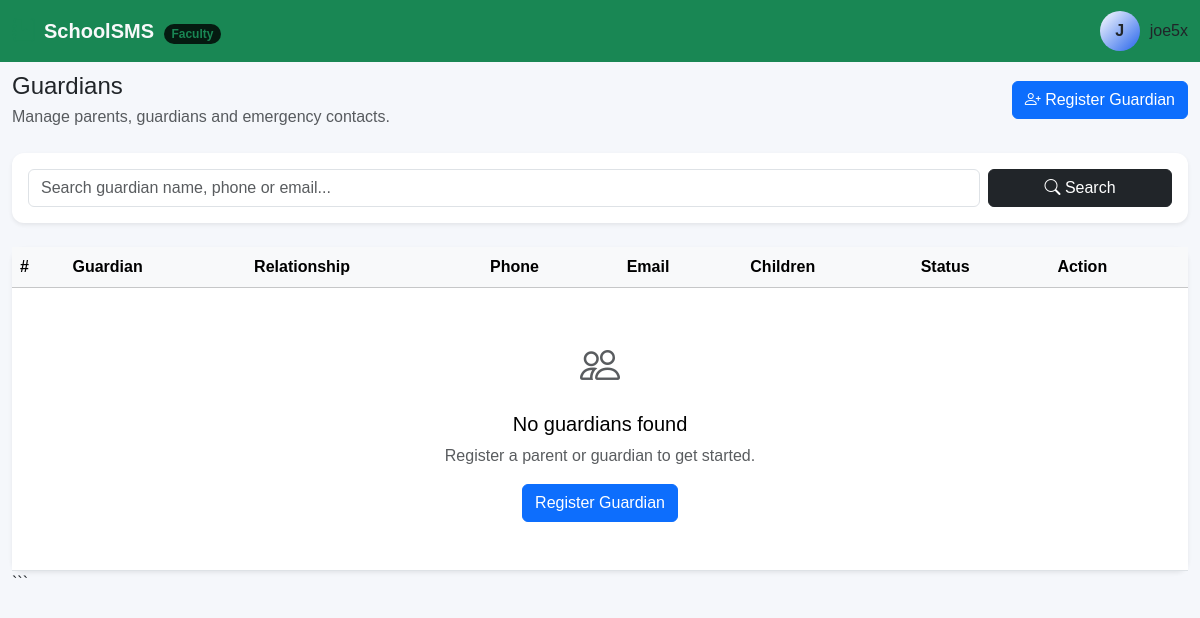
The page /students/guardians/ (signed in) on the database as committed earlier.
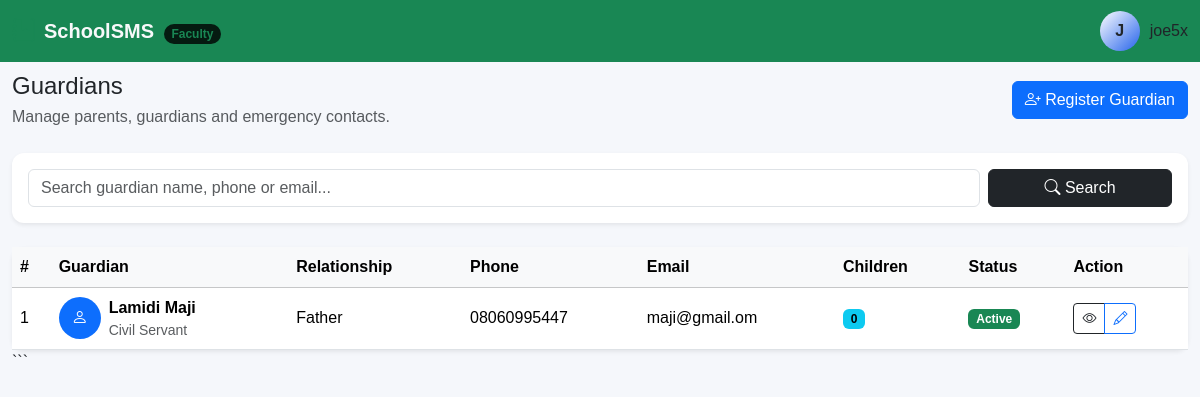
The same page on the database as committed later.
### students/models.py (models this page shows, shortened)
class Guardian(models.Model):
    class Relationship(models.TextChoices):
        FATHER = "father", "Father"
        MOTHER = "mother", "Mother"
        GUARDIAN = "guardian", "Guardian"
        UNCLE = "uncle", "Uncle"
        AUNT = "aunt", "Aunt"
        GRANDFATHER = "grandfather", "Grandfather"
        GRANDMOTHER = "grandmother", "Grandmother"
        OTHER = "other", "Other"
    school = models.ForeignKey(
        "schools.School",
        on_delete=models.CASCADE,
        related_name="guardians",
    )
    first_name = models.CharField(
        max_length=100,
    )
    last_name = models.CharField(
        max_length=100,
    )
    phone = models.CharField(
        max_length=30,
    )
    alternative_phone = models.CharField(
        max_length=30,
        blank=True,
    )
    email = models.EmailField(
        blank=True,
    )
    address = models.TextField(
        blank=True,
    )
    occupation = models.CharField(
        max_length=150,
        blank=True,
    )
    relationship = models.CharField(
        max_length=30,
        choices=Relationship.choices,
        default=Relationship.GUARDIAN,
    )
    is_active = models.BooleanField(
        default=True,
    )
    created_at = models.DateTimeField(
        auto_now_add=True,
    )
    updated_at = models.DateTimeField(
        auto_now=True,
    )
    class Meta:
        ordering = [
            "last_name",
            "first_name",
        ]
    @property
    def full_name(self):
        return (
            f"{self.first_name} "
            f"{self.last_name}"
        )

### students/views.py (the view, shortened to what this page needs)
@login_required
def guardian_list(request):
    guardians = (
        Guardian.objects
        .select_related("school")
        .prefetch_related(
            "students__student",
        )
        .filter(
            is_active=True,
        )
        .order_by(
            "last_name",
            "first_name",
        )
    )
    query = request.GET.get(
        "q",
        "",
    ).strip()
    return render(
        request,
        "students/guardian_list.html",
        {
            "guardians": guardians,
            "query": query,
        },
    )

### templates/students/guardian_list.html (shortened to what the changed rows need)
{% extends "base.html" %}
{% block content %}
<div class="container-fluid">
<div class="card border-0 shadow-sm">
    <div class="table-responsive">
        <table class="table table-hover align-middle mb-0">
            <thead class="table-light">
                <tr>
                    <th>#</th>
                    <th>Guardian</th>
                    <th>Relationship</th>
                    <th>Phone</th>
                    <th>Email</th>
                    <th>Children</th>
                    <th>Status</th>
                    <th>Action</th>
                </tr>
            </thead>
            <tbody>
                {% for guardian in guardians %}
                <tr>
                    <td>
                        {{ forloop.counter }}
                    </td>
                    <td>
                        <div class="d-flex align-items-center">
                            <div
                                class="rounded-circle bg-primary text-white d-flex align-items-center justify-content-center me-2"
                                style="width:42px;height:42px;"
                            >
                                <i class="bi bi-person"></i>
                            </div>
                            <div>
                                <strong>
                                    {{ guardian.full_name }}
                                </strong>
                                <div class="small text-muted">
                                    {{ guardian.occupation|default:"Guardian" }}
                                </div>
                            </div>
                        </div>
                    </td>
                    <td>
                        {{ guardian.get_relationship_display }}
                    </td>
                    <td>
                        {{ guardian.phone }}
                    </td>
                    <td>
                        {{ guardian.email|default:"-" }}
                    </td>
                    <td>
                        <span class="badge text-bg-info">
                            {{ guardian.students.all|length }}
                        </span>
                    </td>
                    <td>
                        {% if guardian.is_active %}
                            <span class="badge text-bg-success">
                                Active
                            </span>
                        {% else %}
                            <span class="badge text-bg-secondary">
                                Inactive
                            </span>
                        {% endif %}
                    </td>
                    <td>
                        <div class="btn-group">
                            <a
                                href="{% url 'students:guardian_detail' guardian.pk %}"
                                class="btn btn-sm btn-outline-dark"
                                title="View"
                            >
                                <i class="bi bi-eye"></i>
                            </a>
                            <a
                                href="{% url 'students:guardian_update' guardian.pk %}"
                                class="btn btn-sm btn-outline-primary"
                                title="Edit"
                            >
                                <i class="bi bi-pencil"></i>
                            </a>
                        </div>
                    </td>
                </tr>
                {% empty %}
                <tr>
                    <td
                        colspan="8"
                        class="text-center py-5"
                    >
                        <i class="bi bi-people fs-1 text-muted"></i>
                        <h5 class="mt-3">
                            No guardians found
                        </h5>
                        <p class="text-muted">
                            Register a parent or guardian to get started.
                        </p>
                        <a
                            href="{% url 'students:guardian_create' %}"
                            class="btn btn-primary"
                        >
                            Register Guardian
                        </a>
                    </td>
                </tr>
                {% endfor %}
            </tbody>
        </table>
    </div>
</div>
</div>
{% endblock %}

Rows that differ between the two databases and show on the page:
added Guardian: full_name "Lamidi Maji", occupation "Civil Servant", relationship "Father", phone "08060995447", email "maji@gmail.om", students.all|length "0", is_active "Active"
Other text that changed with them:
text no longer shown: "No guardians found Register a parent or guardian to get started. Register Guardian"
